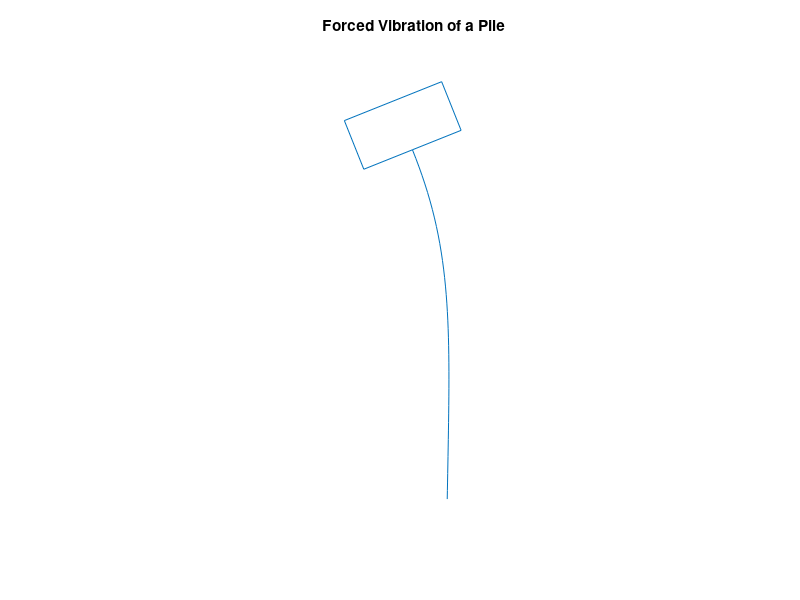

Write the MATLAB code that produced this figure.
function [t,x,y,m,v]= ...
          pvibs(y0,ei,arho,L,k,w,h,m0,j0,nx,nt) 
%
% [t,x,y,m,v]=pvibs ...
%             (y0,ei,arho,L,k,w,h,m0,j0,nx,nt) 
% ~~~~~~~~~~~~~~~~~~~~~~~~~~~~~~~~~~~~~~~~~~~~
%
% This function computes the forced harmonic 
% response of a pile buried in an oscillating 
% elastic medium. The lower end of the pile is 
% free from shear and moment. The top of the 
% pile carries an attached body having general 
% mass and inertial properties. The elastic 
% foundation is given a horizontal oscillation 
% of the form 
%
%   yf=real(y0*exp(i*w*t))
%
% The resulting transverse forced response of 
% the pile is expressed as 
%
%   y(x,t)=real(f(x)*exp(i*w*t)) 
%
% where f(x) is a complex valued function. The 
% bending moment and shear force in the pile 
% are also computed.
%
% y0   - amplitude of the foundation oscillation
% ei   - product of moment of inertia and 
%        elastic modulus for the pile
% arho - mass per unit length of the pile
% L    - pile length
% k    - the elastic resistance constant for the 
%        foundation described as force per unit 
%        length per unit of transverse 
%        deflection
% w    - the circular frequency of the 
%        foundation oscillation which vibrates 
%        like real(y0*exp(i*w*t))
% h    - the vertical distance above the pile 
%        upper end to the gravity center of the 
%        attached body
% m0   - the mass of the attached body
% j0   - the mass moment of inertia of the 
%        attached body with respect to its 
%        gravity center
% nx   - the number of equidistant values along 
%        the pile at which the solution is 
%        computed
% nt   - the number of values of t values at 
%        which the solution is computed such 
%        that 0 <= w*t <= 2*pi
%
% t    - a vector of time values such that the 
%        pile moves through a full period of 
%        motion. This means 0 <= t <= 2*pi/w
% x    - a vector of x values with 0 <= x <= L 
% y    - the transverse deflection y(x,t) for 
%        the pile with t varying from row to 
%        row, and x varying from column to 
%        column             
% m,v  - matrices giving values bending moment 
%        and shear force
%
% User m functions called: none
%----------------------------------------------
 
% Default data for a steel pile 144 inches long
if nargin==0      
  y0=0.5; ei=64e7; arho=0.0118; L=144; k=800; 
  w=125.6637; h=9; m0=1.9051; j0=257.1876; 
  nx=42; nt=25;
end

w2=w^2; x=linspace(0,L,nx)'; 
t=linspace(0,2*pi/w,nt); 

% Evaluate characteristic roots and complex 
% exponentials
s=((arho*w2-k)/ei)^(1/4)*[1,i,-1,-i]; 
s2=s.^2; s3=s2.*s;
c0=y0*k/(k-w2*arho); esl=exp(s*L); 
esx=exp(x*s); eiwt=exp(i*w*t);

% Solve for coefficients to satisfy the 
% boundary conditions 
c=[s2; s3; esl.*(h*s3+s2-j0*w2/ei*s); ...
   esl.*(s3+m0*w2/ei*(1+h*s))]\ ...
   [0;0;0;-c0*m0*w2/ei];

% Compute the deflection, moment and shear
y=real((c0+esx*c)*eiwt)'; 
ype=real(s.*esl*c*eiwt)';
m=real(ei*s2(ones(nx,1),:).*esx*c*eiwt)';
v=real(ei*s3(ones(nx,1),:).*esx*c*eiwt)';
t=t'; x=x'; hold off; clf;

% Make surface plots showing the deflection, 
% moment, and shear over a complete period of 
% the motion 
surf(x,t*w,y); 
xlabel('x axis'); ylabel('t*w axis'); 
zlabel('transverse deflection');
title('Deflection Surface for a Vibrating Pile');
grid on; figure(gcf)
% print -deps pilesurf
disp('Press [Enter] to continue'), pause

surf(x,t*w,m); 
xlabel('x axis'); ylabel('t*w axis');
zlabel('bending moment');
title('Bending Moment in the Pile')
grid on; figure(gcf)
% print -deps pilemom;
disp('Press [Enter] to continue'), pause

surf(x,t*w,v); 
xlabel('x axis'); ylabel('t*w axis');
zlabel('shear force');
title('Shear Force in the Pile');
grid on; figure(gcf)
% print -deps pilesher
disp('Press [Enter] to see animation'), pause
 
% Draw an animation depicting the pile response 
% to the oscillation of the foundation
fu=.10/max(y(:)); p=[-0.70, 0.70, -.1, 1.3];
u=fu*y; upe=fu*L*ype; d=.15;
xm=[0,0,1,1,0,0]*d; 
ym=[0,-1,-1,1,1,0]*d; zm=xm+i*ym;
close;
for jj=1:4
  for j=1:nt
    z=exp(i*atan(upe(j)))*zm; 
    xx=real(z); yy=imag(z);
    ut=[u(j,:),u(j,nx)+yy]; xt=[x/L,1+xx];
    plot(ut,xt,'-'); axis(p); axis('square'); 
    title('Forced Vibration of a Pile');
    axis('off'); drawnow; figure(gcf);
  end
end
% print -deps pileanim
fprintf('\nAll Done\n');
